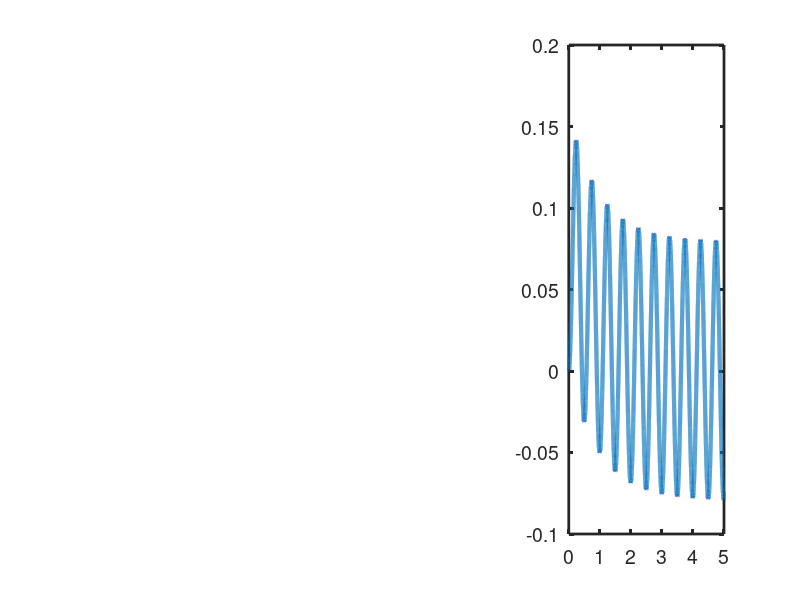
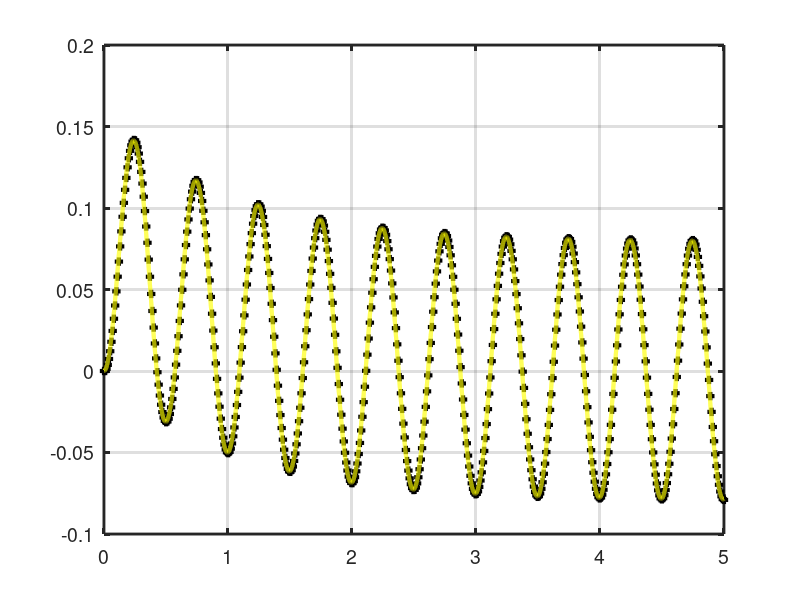
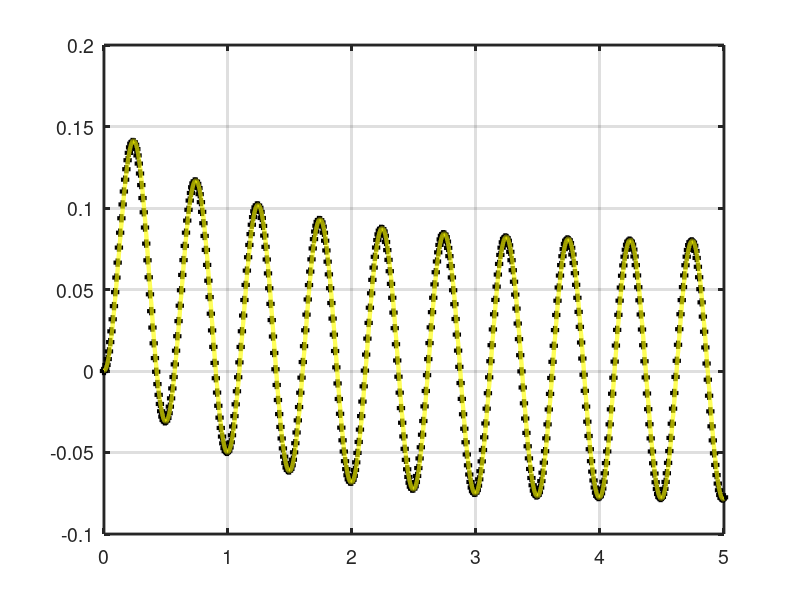
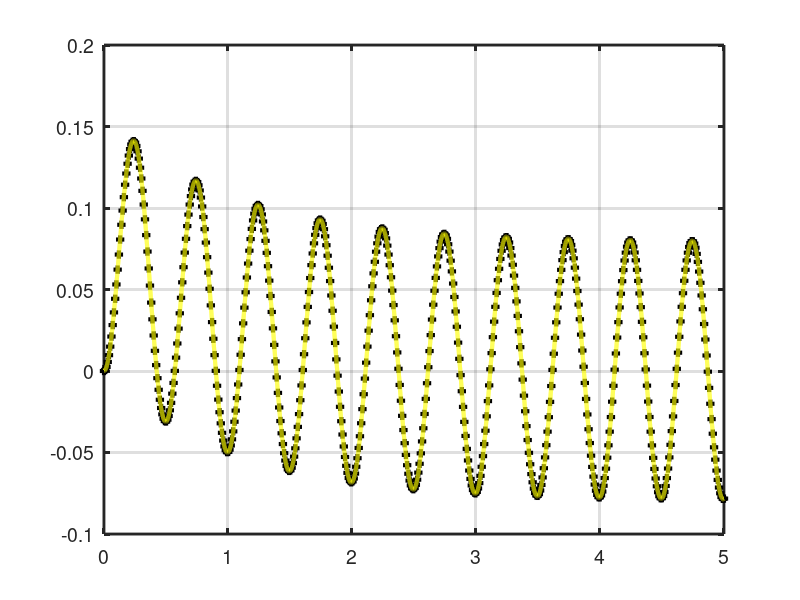

These figures' MATLAB source, in order:
%%%%%%%%%%%%%%%%%%%%%%%%%%%%%%%%%%%%%%%%%%%%%%%%%%%%%%%%%%%%%%%%%%%%
%% 0 - Projeto de filtro e sintese de voz
%% 
%% a. projetar um filtro digital 
%%
%%
%%  20 de Outubro de 2021
%%
%%%%%%%%%%%%%%%%%%%%%%%%%%%%%%%%%%%%%%%%%%%%%%%%%%%%%%%%%%%%%%%%%%%%
%% 1 - Preparação do código 
%% 
%% Boas práticas: limpeza de variáveis; variáveis globais
%% Constantes; carregar bibliotecas;...
%%
%%% Limpeza

clc;          % limpa visual da tela de comandos
close all;    % limpa as figuras
clear all;    % limpa as variáveis

%%% Pacote de controle

pkg load control         %%% Polos e zeros 
pkg load signal          %%% --> Bilinear

%%%%%%%%%%%%%%%%%%%%%%%%%%%%%%%%%%%%%%%%%%%%%%%%%%%%%%%%%%%%%%%%%%%%
%% 2 - Tempo contínuo 
%% 

N = 1;            % Numerador
D = [1 1];        % Denominador

%%% Filtro passa baixas contínuo

FPBc = tf(N,D);

%%% Criar uma senoide artificial com To = 5 segundos

To    = 0.5;              % período da senóide
omega = 2*pi/To;          % frequência angular
Np    = 1e5;              % número de pontos do gráfico
tempo = linspace(0,5,Np); % vetor de tempo
x     = sin(omega*tempo); % senóide

%%% Filtrando o sinal x(t)

x_f = lsim(FPBc,x,tempo);

%%% Visualização

subplot(1,3,1);
impulse(FPBc);

%%% Aprimora a aparência do gráfico

set(findall(gcf,'Type','line'),'LineWidth',3);
set(gca,'FontSize',14,'LineWidth',2);

subplot(1,3,2);
step(FPBc);

%%% Aprimora a aparência do gráfico

set(findall(gcf,'Type','line'),'LineWidth',3);
set(gca,'FontSize',14,'LineWidth',2);

subplot(1,3,3);
plot(tempo,x_f);

%%% Aprimora a aparência do gráfico

set(findall(gcf,'Type','line'),'LineWidth',3);
set(gca,'FontSize',14,'LineWidth',2);

%%%%%%%%%%%%%%%%%%%%%%%%%%%%%%%%%%%%%%%%%%%%%%%%%%%%%%%%%%%%%%%%%%%%
%% 3 - Tempo discreto 
%% 
% Ap1 --> y = (1-T)*ya + T*xa
% Ap2 --> y = (1/(1+T))*ya + (T/(1+T))*x
% Ap3 --> y = -((1-2/T)/(1+2/T))*ya + (1/(1+2/T))*xa + (1/(1+2/T))*x

%%% Escolha da taxa de amostragem

Fs = 100;   % A senoide tem 2Hz, devendo ser amostrada com 4Hz (min)
T  = 1/Fs;  % Taxa de amostragem

%%% Criar o impulso

xi    = [1 zeros(1,Np-1)];

%%% Criar o degrau

xd    = ones(1,Np);

%%% Criar a senoide

td    = linspace(0,5,5/T);
xs    = sin(omega*td);

%%% Implementando a primeira aproximação

% Ap1 --> y = (1-T)*ya + T*xa
% Ap2 --> y = (1/(1+T))*ya + (T/(1+T))*x
% Ap3 --> y = -((1-2/T)/(1+2/T))*ya + (1/(1+2/T))*xa + (1/(1+2/T))*x

[yd, time, X0] = step(FPBc,tempo);
[yi, time, X0] = impulse(FPBc,tempo);

%%% Valores iniciais das variáveis

y1a  = 0;
yi1a = 0;
yd1a = 0;
y2a  = 0;
yi2a  = 0;
yd2a  = 0;
y3a  = 0;
yi3a  = 0;
yd3a  = 0;
x1a  = 0;
xi1a  = 0;
xd1a  = 0;
x2a  = 0; 
xi2a  = 0; 
xd2a  = 0;

for k = 1:length(td)
  
  y1(k) = (1-T)*y1a + T*x1a;
  yi1(k) = (1-T)*yi1a + T*xi1a;
  yd1(k) = (1-T)*yd1a + T*xd1a;
  y2(k) = (1/(1+T))*y2a + (T/(1+T))*xs(k);
  yi2(k) = (1/(1+T))*yi2a + (T/(1+T))*xi(k);
  yd2(k) = (1/(1+T))*yd2a + (T/(1+T))*xd(k);
  y3(k) = -((1-2/T)/(1+2/T))*y3a + (1/(1+2/T))*x2a + (1/(1+2/T))*xs(k);
  yi3(k) = -((1-2/T)/(1+2/T))*yi3a + (1/(1+2/T))*xi2a + (1/(1+2/T))*xi(k);
  yd3(k) = -((1-2/T)/(1+2/T))*yd3a + (1/(1+2/T))*xd2a + (1/(1+2/T))*xd(k);
  
  %%% Atualizar o valores
  
  y1a   = y1(k);
  yi1a  = yi1(k);
  yd1a  = yd1(k);
  y2a   = y2(k);
  yi2a  = yi2(k);
  yd2a  = yd2(k);
  y3a   = y3(k);
  yi3a  = yi3(k);
  yd3a  = yd3(k);
  x1a   = xs(k);
  xi1a  = xi(k);
  xd1a  = xd(k);
  x2a   = xs(k);
  xi2a  = xi(k);
  xd2a  = xd(k);
  
end


%%%%%%%%%%%%%%%%%%%%%%%%%%%%%%%%%%%%%%%%%%%%%%%%%%%%
%%%%%%%% SENOIDE

%%% Y1

figure()

plot(td,y1,'k+'); grid; hold;plot(tempo,x_f, 'y');

%%% Aprimora a aparência do gráfico

set(findall(gcf,'Type','line'),'LineWidth',3);
set(gca,'FontSize',14,'LineWidth',2);


%%% Y2

figure()

plot(td,y2,'k+'); grid; hold;plot(tempo,x_f, 'y');

%%% Aprimora a aparência do gráfico

set(findall(gcf,'Type','line'),'LineWidth',3);
set(gca,'FontSize',14,'LineWidth',2);

%%%% Y3
figure()

plot(td,y3,'k+'); grid; hold;plot(tempo,x_f, 'y');

%%% Aprimora a aparência do gráfico

set(findall(gcf,'Type','line'),'LineWidth',3);
set(gca,'FontSize',14,'LineWidth',2);

%%%%%%%%%%%%%%%%%%%%%%%%%%%%%%%%%%%%%%%%%%%%%%%%%%%%
%%%%%%%% IMPULSO

%%% Y1

figure()

plot(td,yi1/T,'k+'); grid; hold;plot(tempo,yi, 'y');

%%% Aprimora a aparência do gráfico

set(findall(gcf,'Type','line'),'LineWidth',3);
set(gca,'FontSize',14,'LineWidth',2);


%%% Y2

figure()

plot(td,yi2/T,'k+'); grid; hold;plot(tempo,yi, 'y');

%%% Aprimora a aparência do gráfico

set(findall(gcf,'Type','line'),'LineWidth',3);
set(gca,'FontSize',14,'LineWidth',2);

%%%% Y3
figure()

plot(td,yi3/T,'k+'); grid; hold;plot(tempo,yi, 'y');

%%% Aprimora a aparência do gráfico

set(findall(gcf,'Type','line'),'LineWidth',3);
set(gca,'FontSize',14,'LineWidth',2);

%%%%%%%%%%%%%%%%%%%%%%%%%%%%%%%%%%%%%%%%%%%%%%%%%%%%
%%%%%%%% DEGRAU

%%% Y1

figure()

plot(td,yd1,'k+'); grid; hold;plot(tempo,yd, 'y');

%%% Aprimora a aparência do gráfico

set(findall(gcf,'Type','line'),'LineWidth',3);
set(gca,'FontSize',14,'LineWidth',2);


%%% Y2

figure()

plot(td,yd2,'k+'); grid; hold;plot(tempo,yd, 'y');

%%% Aprimora a aparência do gráfico

set(findall(gcf,'Type','line'),'LineWidth',3);
set(gca,'FontSize',14,'LineWidth',2);

%%%% Y3
figure()

plot(td,yd3,'k+'); grid; hold;plot(tempo,yd, 'y');

%%% Aprimora a aparência do gráfico

set(findall(gcf,'Type','line'),'LineWidth',3);
set(gca,'FontSize',14,'LineWidth',2);